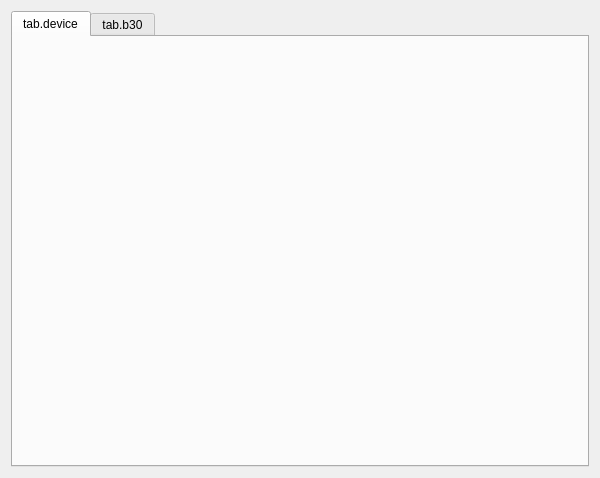
<?xml version="1.0" encoding="UTF-8"?>
<ui version="4.0">
 <class>TabOcrEntry</class>
 <widget class="QWidget" name="TabOcrEntry">
  <property name="geometry">
   <rect>
    <x>0</x>
    <y>0</y>
    <width>600</width>
    <height>478</height>
   </rect>
  </property>
  <property name="windowTitle">
   <string notr="true">TabOcrEntry</string>
  </property>
  <layout class="QVBoxLayout" name="verticalLayout">
   <item>
    <widget class="QTabWidget" name="tabWidget">
     <property name="currentIndex">
      <number>0</number>
     </property>
     <widget class="TabOcr_Device" name="tab">
      <attribute name="title">
       <string>tab.device</string>
      </attribute>
     </widget>
     <widget class="TabOcr_B30" name="tab_2">
      <attribute name="title">
       <string>tab.b30</string>
      </attribute>
     </widget>
    </widget>
   </item>
  </layout>
 </widget>
 <customwidgets>
  <customwidget>
   <class>TabOcr_Device</class>
   <extends>QWidget</extends>
   <header>ui.implements.tabs.tabOcr.tabOcr_Device</header>
   <container>1</container>
  </customwidget>
  <customwidget>
   <class>TabOcr_B30</class>
   <extends>QWidget</extends>
   <header>ui.implements.tabs.tabOcr.tabOcr_B30</header>
   <container>1</container>
  </customwidget>
 </customwidgets>
 <resources/>
 <connections/>
</ui>
